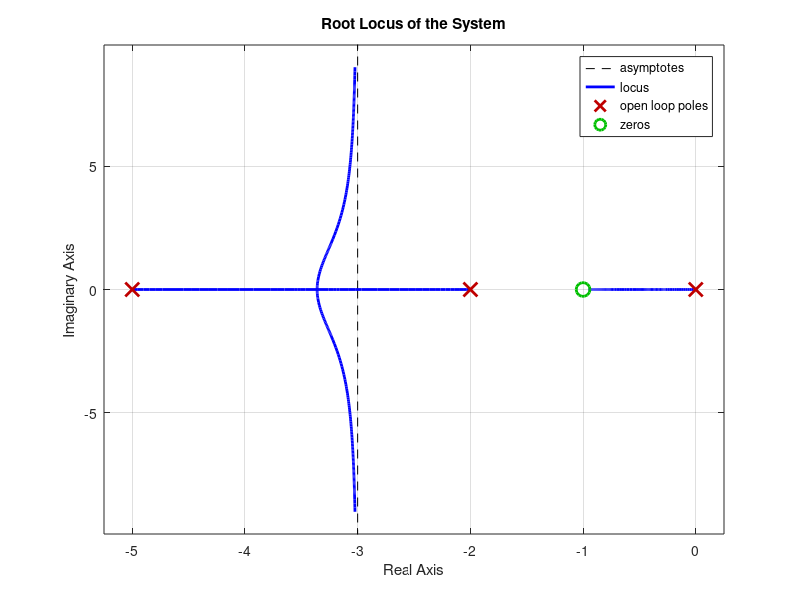

Recreate this plot in MATLAB.
s = tf('s'); % Define the Laplace variable s
K = 1; % Start with a gain of 1 (it will be varied in the root locus plot)

% Define the open-loop transfer function G(s)H(s)
G = K * (2*(s+1)) / (s^3 + 7*s^2 + 10*s);

% Plot the root locus
figure;
rlocus(G);
title('Root Locus of the System');
grid on;

% If you need to determine the range of K for stability,
% you can find the range of gains for which the poles of the closed-loop
% system are in the left half of the s-plane.
